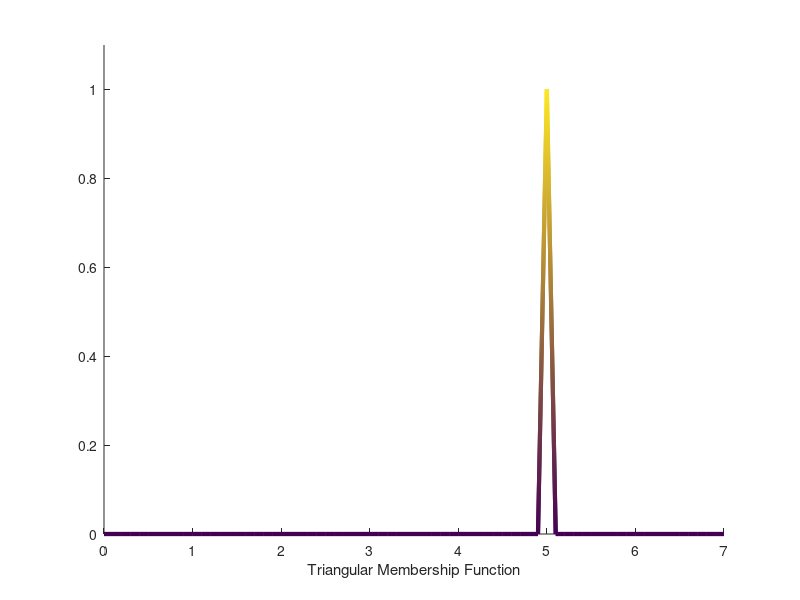

Here is the MATLAB script that generated this plot:
%  Shahab Sotudian--94125091
disp('*** Triangular membership function ***')
disp('Enter the parameter of triangular membership function ***')
disp('--->>   0<a<b<c')

a=input('Enter the amount of  a ');
b=input('Enter the amount of  b ');
c=input('Enter the amount of  c ');
x=0:0.1:(c+2);
%***********  triangular membership function  ***********
y = zeros(size(x));
% Left and right shoulders (y = 0)
index = find(x <= a | c <= x);
y(index) = zeros(size(index));

% Left slope of membership
if (a ~= b)
    index = find(a < x & x < b);
    y(index) = (x(index)-a)/(b-a);
end
% right slope of membership
if (b ~= c)
    index = find(b < x & x < c);
    y(index) = (c-x(index))/(c-b);
end

% Center (y = 1)
index = find(x == b);
y(index) = ones(size(index));

% PLOTTING
x_length = length(x);
z = zeros(1,x_length);
col = y;  % This is the color, vary with y in this case.
surface([x;x],[y;y],[z;z],[col;col],...
        'facecol','no',...
        'edgecol','interp',...
        'linew',3);
 axis([0 (c+2) 0  1.1]);
 xlabel('Triangular Membership Function')

